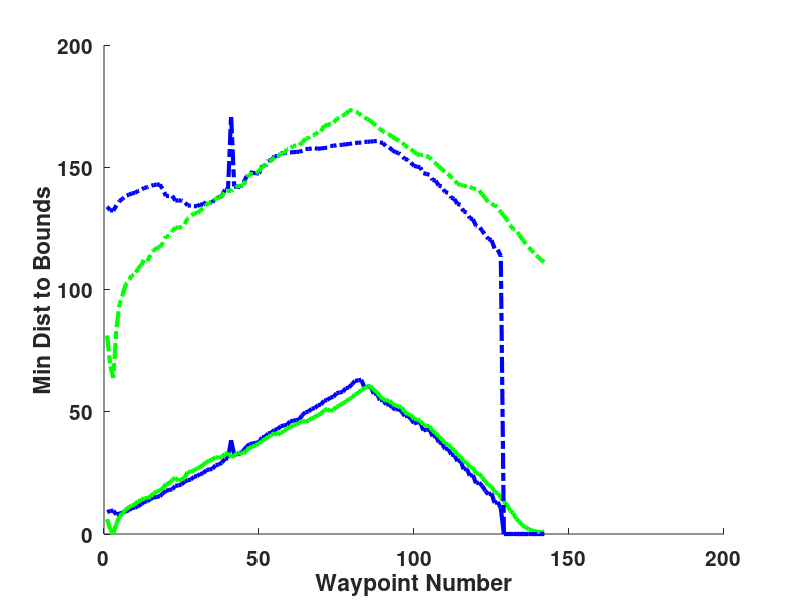

The MATLAB script that drew this image:
clear all;
close all;
clc;

data = csvread('data.csv');

figure(1); hold on;

% Manip
% plot(1:size(data,1)', data(:,1),'b','linewidth',3);
% plot(1:size(data,1)', data(:,4),'g','linewidth',3);

% Dist to UB
plot(1:size(data,1)', data(:,2),'b','linewidth',3);
plot(1:size(data,1)', data(:,5),'g','linewidth',3);

% Dist to LB
plot(1:size(data,1)', data(:,3),'-.b','linewidth',3);
plot(1:size(data,1)', data(:,6),'-.g','linewidth',3);

xlabel('Waypoint Number');
% ylabel('Manipulability');
ylabel('Min Dist to Bounds');
set(gcf,'color','white');
set(gca,'fontweight','bold')
set(gca,'fontsize',15)